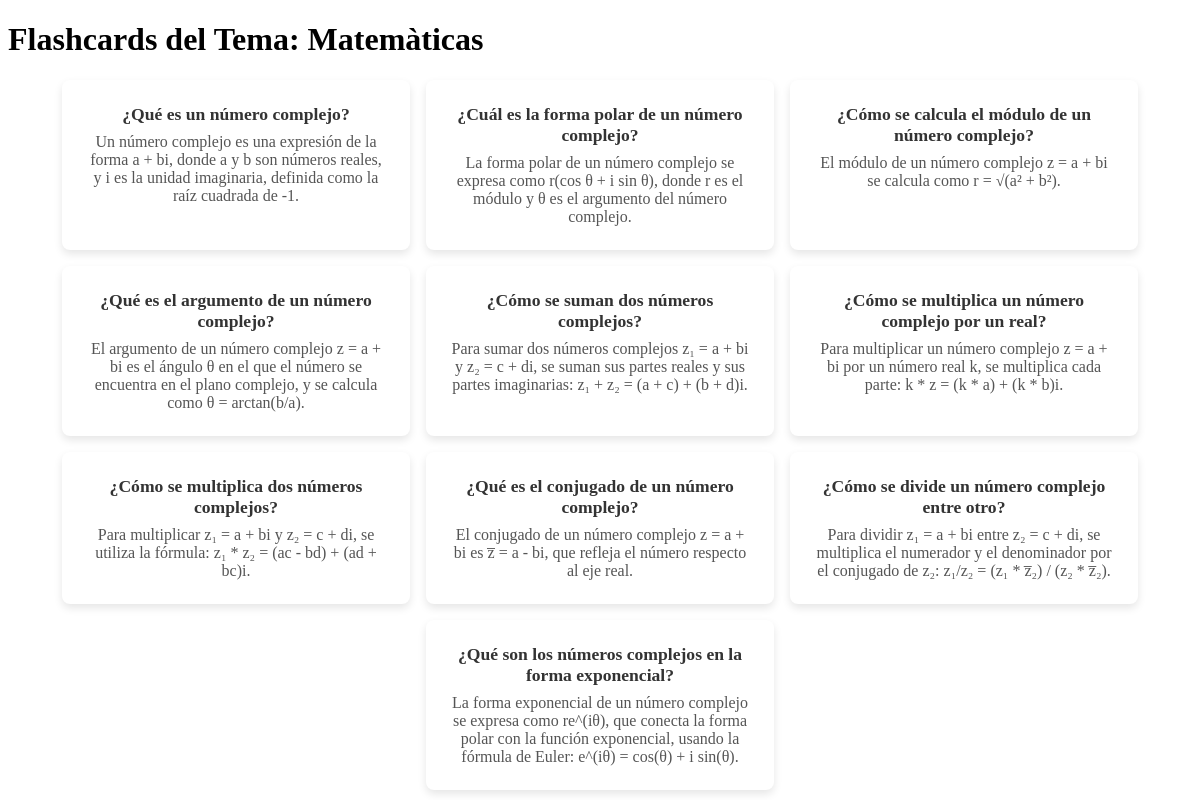
Screenshot of /history/Matemàticas (signed in) with the database file from the repository.
### models.py (models this page shows)
class FlashCard(db.Model):
    id = db.Column(db.Integer, primary_key=True)
    topic = db.Column(db.String(120), nullable=False)
    question = db.Column(db.Text, nullable=False)
    answer = db.Column(db.Text, nullable=False)
    user_id = db.Column(db.Integer, db.ForeignKey('user.id'), nullable=False)

### app.py (the view)
    @app.route('/history/<topic>')
    def history(topic):
        user_id = session.get('user_id')
        flashcards = FlashCard.query.filter_by(user_id=user_id, topic=topic).all()
        return render_template('history.html', topic=topic, flashcards=flashcards)

### templates/history.html (shortened to what this page needs)
<!DOCTYPE html>
<html lang="es">
<head>
</head>
<body>
<h1>Flashcards del Tema: {{ topic }}</h1>
<div class="card-container">
    {% for flashcard in flashcards %}
        <div class="card">
            <div class="card-question">{{ flashcard.question }}</div>
            <div class="card-answer">{{ flashcard.answer }}</div>
        </div>
    {% endfor %}
</div>
</body>
</html>

### templates/history.html (style rules this page uses)
.card-container { display: flex; flex-wrap: wrap; gap: 1rem; justify-content: center; }
.card { width: 300px; background-color: #ffffff; padding: 1.5rem; border-radius: 8px; box-shadow: 0 4px 8px rgba(0, 0, 0, 0.1); text-align: center; }
.card-question { font-weight: bold; font-size: 1.1rem; color: #333333; margin-bottom: 0.5rem; }
.card-answer { font-size: 1rem; color: #555555; }

### rows the page displays
FlashCard: question "¿Qué es un número complejo?", answer "Un número complejo es una expresión de la forma a + bi, donde a y b son números reales, y i es la unidad imaginaria, definida como la raíz cuadrada de -1."
FlashCard: question "¿Cuál es la forma polar de un número complejo?", answer "La forma polar de un número complejo se expresa como r(cos θ + i sin θ), donde r es el módulo y θ es el argumento del número complejo."
FlashCard: question "¿Cómo se calcula el módulo de un número complejo?", answer "El módulo de un número complejo z = a + bi se calcula como r = √(a² + b²)."
FlashCard: question "¿Qué es el argumento de un número complejo?", answer "El argumento de un número complejo z = a + bi es el ángulo θ en el que el número se encuentra en el plano complejo, y se calcula como θ = arctan(b/a)."
FlashCard: question "¿Cómo se suman dos números complejos?", answer "Para sumar dos números complejos z₁ = a + bi y z₂ = c + di, se suman sus partes reales y sus partes imaginarias: z₁ + z₂ = (a + c) + (b + d)i."
FlashCard: question "¿Cómo se multiplica un número complejo por un real?", answer "Para multiplicar un número complejo z = a + bi por un número real k, se multiplica cada parte: k * z = (k * a) + (k * b)i."
FlashCard: question "¿Cómo se multiplica dos números complejos?", answer "Para multiplicar z₁ = a + bi y z₂ = c + di, se utiliza la fórmula: z₁ * z₂ = (ac - bd) + (ad + bc)i."
FlashCard: question "¿Qué es el conjugado de un número complejo?", answer "El conjugado de un número complejo z = a + bi es z̅ = a - bi, que refleja el número respecto al eje real."
FlashCard: question "¿Cómo se divide un número complejo entre otro?", answer "Para dividir z₁ = a + bi entre z₂ = c + di, se multiplica el numerador y el denominador por el conjugado de z₂: z₁/z₂ = (z₁ * z̅₂) / (z₂ * z̅₂)."
FlashCard: question "¿Qué son los números complejos en la forma exponencial?", answer "La forma exponencial de un número complejo se expresa como re^(iθ), que conecta la forma polar con la función exponencial, usando la fórmula de Euler: e^(iθ) = cos(θ) + i sin(θ)."

### other values shown
{{ topic }} "Matemàticas"
